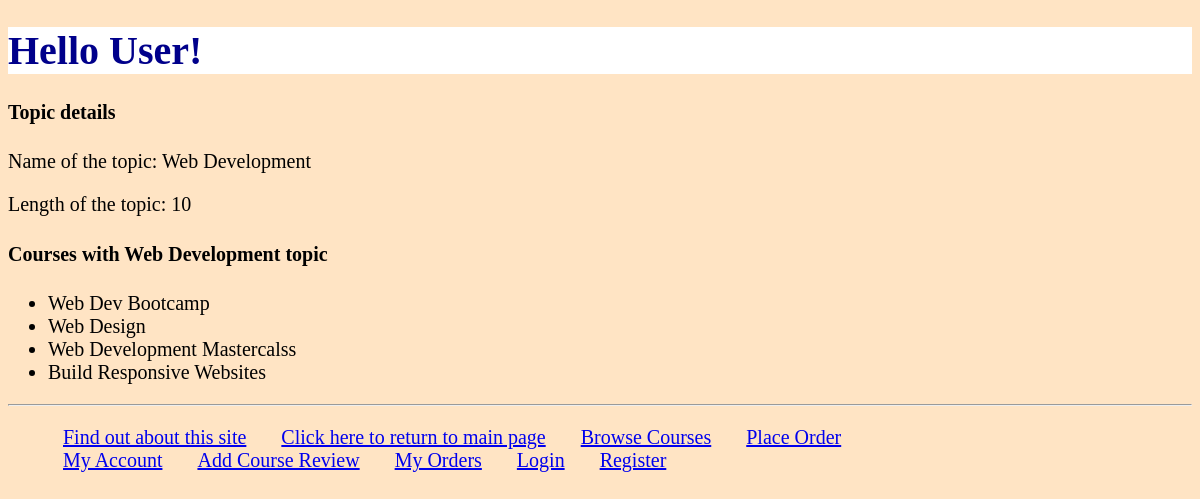
/myapp/1, run on an earlier commit of the app's database.
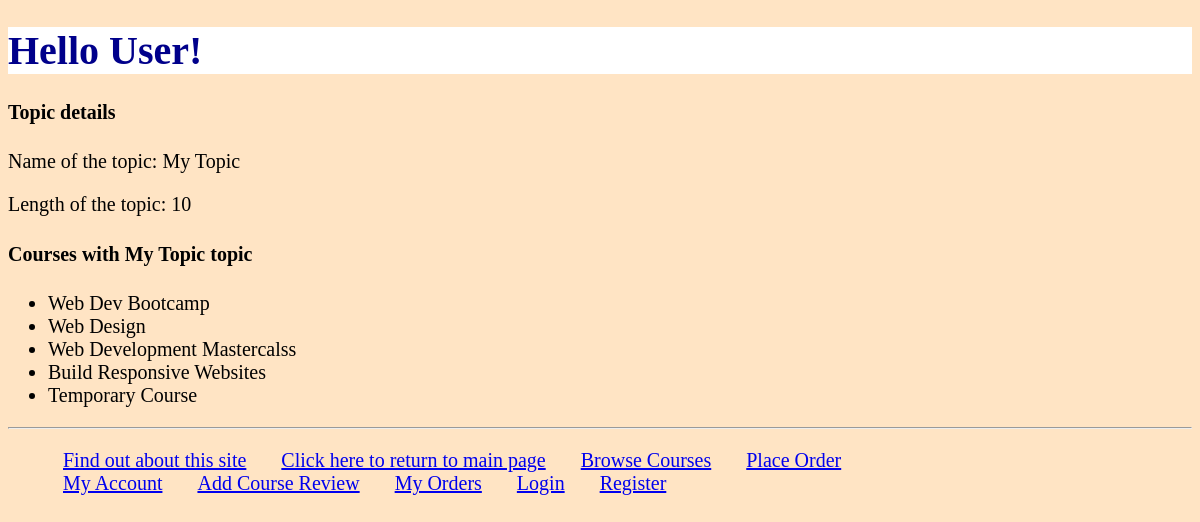
And on a later commit of the database.
### myapp/models.py (models this page shows, shortened)
class Topic(models.Model):
    name = models.CharField(max_length=200)
    length = models.IntegerField(default=12)

class Course(models.Model):
    title = models.CharField(max_length=200)
    topic = models.ForeignKey(Topic, related_name='courses', on_delete=models.CASCADE)
    price = models.DecimalField(max_digits=10, decimal_places=2, validators=[validate_price])
    for_everyone = models.BooleanField(default=True)
    description = models.TextField(blank=True)
    num_reviews = models.PositiveIntegerField(default=0)

### myapp/views.py (the view)
# urls.py: path('<int:topic_id>', views.DetailView.as_view(), name='detail'),
class DetailView(View):
    def get(self, request, topic_id):
        try:
            current_user = Student.objects.get(id=request.user.id)
        except Student.DoesNotExist:
            current_user = None
        first_name = "User"
        if current_user:
            first_name = current_user.first_name
        topic = get_object_or_404(Topic, id=topic_id)
        courses = Course.objects.filter(topic=Topic.objects.get(id=1))
        return render(request, 'myapp/detail.html', {'topic': topic, 'courses': courses,'first_name':first_name})

### myapp/templates/myapp/detail.html (shortened to what this page needs)
{% extends 'myapp/base.html' %}
{% block body_block %}
    <h4>Topic details</h4>
    <p>Name of the topic: {{ topic.name }}</p>
    <p>Length of the topic: {{ topic.length }}</p>
    <h4>Courses with {{ topic.name  }} topic</h4>
    <ul>
        {% for course in courses %}
            <li> {{ course.title }}</li>
        {% endfor  %}
    </ul>
{% endblock %}

### myapp/templates/myapp/base.html (shortened to what this page needs)
<!DOCTYPE html>
{% load static %}
<html>
    <head>
        <link rel="stylesheet" type="text/css" href="{% static 'myapp/style1.css' %}" />
    </head>
    <body>
        <div>
            <h1>
                {% block myhdg %}Hello {{ first_name }}!
                {% endblock %}
            </h1>
            {% block body_block %}*** {% endblock %}
        </div>
        <hr />
        <div>
        	<ul>
                <li class="hbar1"><a href="/myapp/about">Find out about this site</a></li>
                <li class="hbar1"><a href = "{% url 'myapp:index' %}">Click here to return to main page</a></li>
                <li class="hbar1"><a href="{% url 'myapp:findcourses' %}">Browse Courses</a></li>
                <li class="hbar1"><a href="{% url 'myapp:place_order' %}">Place Order</a></li>
                <br />
                <li class="hbar1"><a href="{% url 'myapp:myaccount' %}">My Account</a></li>
                <li class="hbar1"><a href="{% url 'myapp:review_view' %}">Add Course Review</a></li>
                <li class="hbar1"><a href="{% url 'myapp:myOrder' %}">My Orders</a></li>
                {% if first_name == "User" %}
                    <li class="hbar1"><a href="{% url 'myapp:login' %}">Login</a></li>
                    <li class="hbar1"><a href="{% url 'myapp:register' %}">Register</a></li>
                {% else %}
                    <li class="hbar1"><a href="{% url 'myapp:logout' %}">Logout</a></li>
                {% endif %}
            </ul>
        </div>
    </body>
</html>

### myapp/static/myapp/style1.css (style rules this page uses)
.hbar1 { display: inline; margin: 15px; }
h1 { background-color: white; color: darkblue; font-size: 2em; position: relative }
body { background-color: bisque; color: black; font-size: 20px; font-family: Verdana, serif; }
p { font-family: Verdana, serif; font-size: 20px; }

What changed in the data, as far as the page shows it:
changed Topic: name "Web Development" → "My Topic"
added Course: title "Temporary Course"
